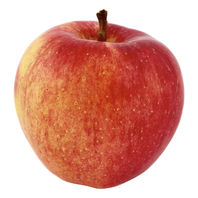
#> input picture apple.jpg, 198 x 198 px
$ python -i pdi_methods_grouped.py   (imports and definitions only)
#> lines starting #> are read from the running program, lines starting #| are printed output that depends on the picture
#> further down, picture is the input picture: shape (198, 198, 3); mean B, G, R 145.4, 158.9, 220.5
import cv2
import numpy as np


def process_image_pdi_concat(image):
    gray = cv2.cvtColor(image, cv2.COLOR_BGR2GRAY)
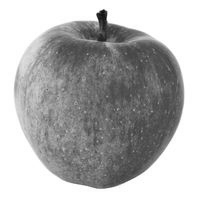
#> gray: shape (198, 198); min 6, max 255, mean 175.8
    hist_gray = cv2.calcHist([gray], [0], None, [256], [0, 256])
#> hist_gray = 256 values, max 14273 at index 255, min 0 at index 0, mean 153.1
    hist_gray = cv2.normalize(hist_gray, hist_gray).flatten()
#> hist_gray = 256 values, max 0.986 at index 255, min 0 at index 0, mean 0.0106

    hist_b = cv2.calcHist([image], [0], None, [256], [0, 256])
#> hist_b = 256 values, max 14985 at index 255, min 0 at index 198, mean 153.1
    hist_g = cv2.calcHist([image], [1], None, [256], [0, 256])
#> hist_g = 256 values, max 14878 at index 255, min 0 at index 2, mean 153.1
    hist_r = cv2.calcHist([image], [2], None, [256], [0, 256])
#> hist_r = 256 values, max 15008 at index 255, min 0 at index 0, mean 153.1

    hist_rgb = np.concatenate([cv2.normalize(hist_b, hist_b).flatten(), cv2.normalize(hist_g, hist_g).flatten(),
        cv2.normalize(hist_r, hist_r).flatten()])
#> hist_rgb = 768 values, max 0.99 at index 511, min 0 at index 198, mean 0.0101
    return np.concatenate([hist_gray, hist_rgb])

>>> import cv2
>>> picture = cv2.imread('../apple.jpg')
>>> result = process_image_pdi_concat(picture)
#> result = 1024 values, max 0.99 at index 767, min 0 at index 0, mean 0.0102
